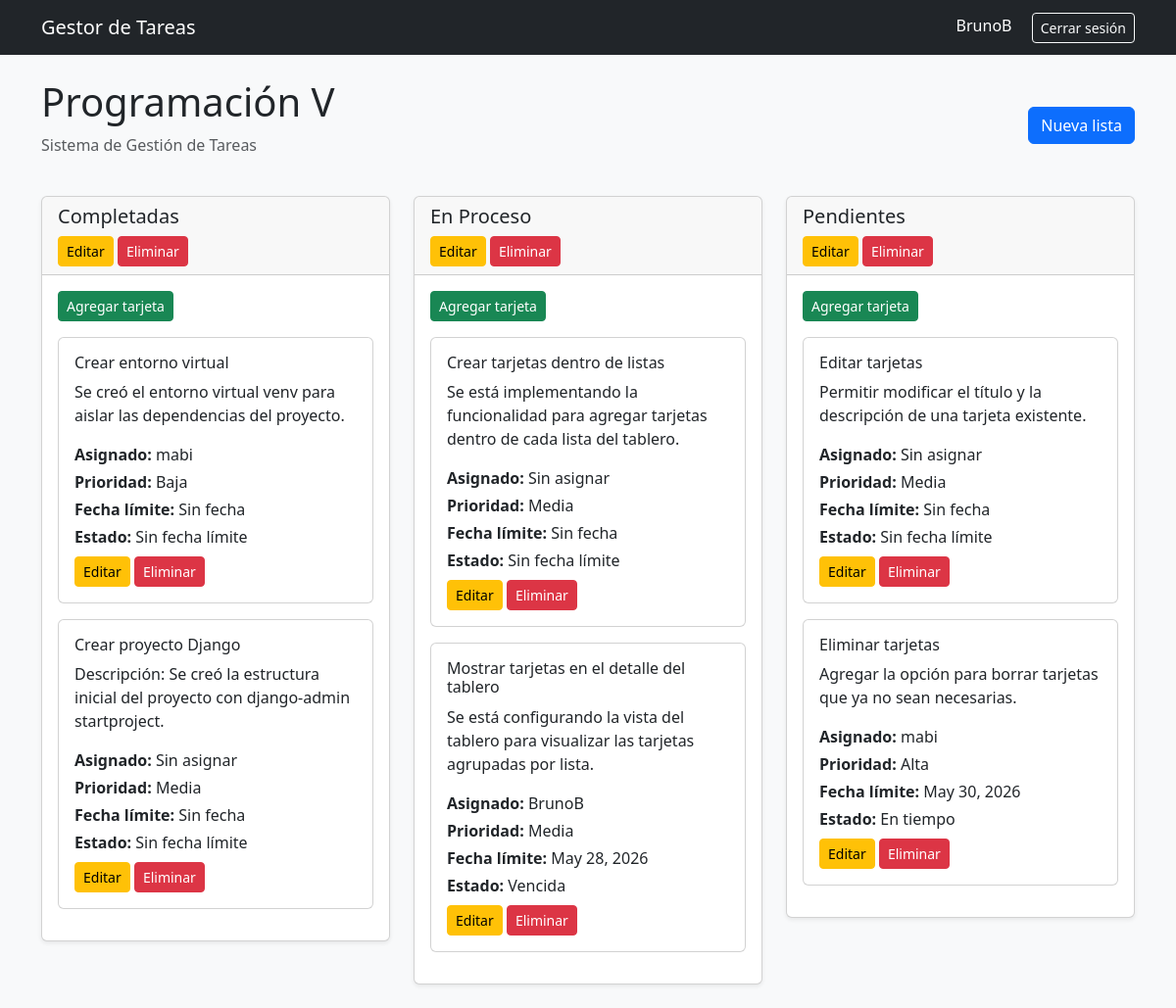
The app's page /tableros/2/ (signed in) with its own data.
### boards/models.py (models this page shows, shortened)
class Board(models.Model):
    title = models.CharField(max_length=100)
    description = models.TextField(blank=True, null=True)
    owner = models.ForeignKey(User, on_delete=models.CASCADE, related_name='boards')
    created_at = models.DateTimeField(auto_now_add=True)

class TaskList(models.Model):
    title = models.CharField(max_length=100)
    board = models.ForeignKey(Board, on_delete=models.CASCADE, related_name='lists')
    position = models.PositiveIntegerField(default=0)
    class Meta:
        ordering = ['position']

class Card(models.Model):
    PRIORITY_CHOICES = [
        ('alta', 'Alta'),
        ('media', 'Media'),
        ('baja', 'Baja'),
    ]
    title = models.CharField(max_length=100)
    description = models.TextField(blank=True, null=True)
    task_list = models.ForeignKey(
        TaskList,
        on_delete=models.CASCADE,
        related_name='cards'
    )
    assigned_to = models.ForeignKey(
        User,
        on_delete=models.SET_NULL,
        blank=True,
        null=True,
        related_name='assigned_cards'
    )
    priority = models.CharField(
        max_length=10,
        choices=PRIORITY_CHOICES,
        default='media'
    )
    due_date = models.DateField(
        blank=True,
        null=True
    )
    position = models.PositiveIntegerField(default=0)
    created_at = models.DateTimeField(auto_now_add=True)
    class Meta:
        ordering = ['position']
    @property
    def due_status(self):
        if not self.due_date:
            return 'Sin fecha límite'
        today = timezone.now().date()
        if self.due_date < today:
            return 'Vencida'
        elif self.due_date == today:
            return 'Vence hoy'
        else:
            return 'En tiempo'

### boards/views.py (the view)
# urls.py: path('tableros/<int:board_id>/', views.board_detail, name='board_detail'),
@login_required
def board_detail(request, board_id):
    board = get_object_or_404(Board, id=board_id, owner=request.user)
    lists = board.lists.all()
    return render(request, 'boards/board_detail.html', {
        'board': board,
        'lists': lists
    })

### boards/templates/boards/board_detail.html (shortened to what this page needs)
{% extends 'base.html' %}
{% block content %}
<div class="d-flex justify-content-between align-items-center mb-4">
    <div>
        <h1>{{ board.title }}</h1>
        {% if board.description %}
            <p class="text-muted">{{ board.description }}</p>
        {% endif %}
    </div>
    <a href="{% url 'create_list' board.id %}" class="btn btn-primary">
        Nueva lista
    </a>
</div>
<div class="row">
    {% for task_list in lists %}
        <div class="col-md-4">
            <div class="card shadow-sm mb-4">
                <div class="card-header">
                    <h5 class="mb-2">
                        {{ task_list.title }}
                    </h5>
                    <a href="{% url 'edit_list' task_list.id %}"
                       class="btn btn-warning btn-sm">
                        Editar
                    </a>
                    <a href="{% url 'delete_list' task_list.id %}"
                       class="btn btn-danger btn-sm">
                        Eliminar
                    </a>
                </div>
                <div class="card-body">
                    <a href="{% url 'create_card' task_list.id %}"
                       class="btn btn-success btn-sm mb-3">
                        Agregar tarjeta
                    </a>
                    {% for card in task_list.cards.all %}
                        <div class="card mb-3">
                            <div class="card-body">
                                <h6>{{ card.title }}</h6>
                                {% if card.description %}
                                    <p>{{ card.description }}</p>
                                {% endif %}
                                <p class="mb-1">
                                    <strong>Asignado:</strong>
                                    {% if card.assigned_to %}
                                        {{ card.assigned_to.username }}
                                    {% else %}
                                        Sin asignar
                                    {% endif %}
                                </p>
                                <p class="mb-1">
                                    <strong>Prioridad:</strong>
                                    {{ card.get_priority_display }}
                                </p>
                                <p class="mb-1">
                                    <strong>Fecha límite:</strong>
                                    {% if card.due_date %}
                                        {{ card.due_date }}
                                    {% else %}
                                        Sin fecha
                                    {% endif %}
                                </p>
                                <p class="mb-2">
                                    <strong>Estado:</strong>
                                    {{ card.due_status }}
                                </p>
                                <a href="{% url 'edit_card' card.id %}"
                                   class="btn btn-warning btn-sm">
                                    Editar
                                </a>
                                <a href="{% url 'delete_card' card.id %}"
                                   class="btn btn-danger btn-sm">
                                    Eliminar
                                </a>
                            </div>
                        </div>
                    {% empty %}
                        <p class="text-muted">
                            No hay tarjetas.
                        </p>
                    {% endfor %}
                </div>
            </div>
        </div>
    {% empty %}
        <p>No existen listas en este tablero.</p>
    {% endfor %}
</div>
{% endblock %}

### boards/templates/base.html (shortened to what this page needs)
<!DOCTYPE html>
<html lang="es">
<head>
    <link href="https://cdn.jsdelivr.net/npm/bootstrap@5.3.3/dist/css/bootstrap.min.css" rel="stylesheet">
</head>
<body class="bg-light">
    <nav class="navbar navbar-expand-lg navbar-dark bg-dark mb-4">
        <div class="container">
            <a class="navbar-brand" href="{% url 'home' %}">Gestor de Tareas</a>
            <div>
                {% if user.is_authenticated %}
                    <span class="text-white me-3">{{ user.username }}</span>
                    <a href="{% url 'logout' %}" class="btn btn-outline-light btn-sm">Cerrar sesión</a>
                {% endif %}
            </div>
        </div>
    </nav>
    <main class="container">
        {% block content %}
        {% endblock %}
    </main>
</body>
</html>

### records on screen
Board: title "Programación V", description "Sistema de Gestión de Tareas"
TaskList: title "Completadas"
Card: title "Crear entorno virtual", description "Se creó el entorno virtual venv para aislar las dependencias del proyecto.", assigned_to.username "mabi", priority "Baja", shows "Sin fecha", due_status "Sin fecha límite"
Card: title "Crear proyecto Django", description "Descripción: Se creó la estructura inicial del proyecto con django-admin startproject.", shows "Sin asignar", priority "Media", shows "Sin fecha", due_status "Sin fecha límite"
TaskList: title "En Proceso"
Card: title "Crear tarjetas dentro de listas", description "Se está implementando la funcionalidad para agregar tarjetas dentro de cada lista del tablero.", shows "Sin asignar", priority "Media", shows "Sin fecha", due_status "Sin fecha límite"
Card: title "Mostrar tarjetas en el detalle del tablero", description "Se está configurando la vista del tablero para visualizar las tarjetas agrupadas por lista.", assigned_to.username "BrunoB", priority "Media", due_date "May 28, 2026", due_status "Vencida"
TaskList: title "Pendientes"
Card: title "Editar tarjetas", description "Permitir modificar el título y la descripción de una tarjeta existente.", shows "Sin asignar", priority "Media", shows "Sin fecha", due_status "Sin fecha límite"
Card: title "Eliminar tarjetas", description "Agregar la opción para borrar tarjetas que ya no sean necesarias.", assigned_to.username "mabi", priority "Alta", due_date "May 30, 2026", due_status "En tiempo"

### other values on screen
{{ user.username }} "BrunoB"
